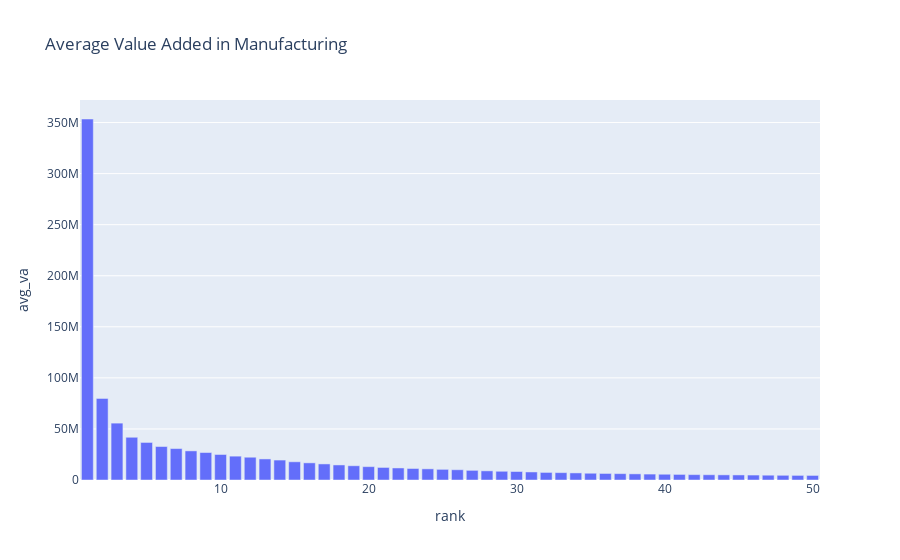

The cell this chart's notebook holds for it:
### Code cell
## average value added of top 50 firms in manu 

temp = pd.DataFrame()
rank_li = []
avg_va_li = []

for i in range(101):
    rank_li.append(i)
    avg_va_li.append(df.loc[(df['industry'] == 2) & (df['rank_a'] == i)]['va'].mean())

temp['rank'] = rank_li
temp['avg_va'] = avg_va_li
temp = temp[temp['rank'] != 0]

fig = px.bar(temp[:50], x = "rank", y = "avg_va", title="Average Value Added in Manufacturing")
fig.show()

### Figure 1 — Plotly figure (JSON) as saved in the notebook; plotly's stock layout.template omitted (floating-point values rounded to 4 significant figures)
{"data": [{"alignmentgroup": "True", "hovertemplate": "rank=%{x}<br>avg_va=%{y}<extra></extra>", "legendgroup": "", "marker": {"color": "#636efa", "pattern": {"shape": ""}}, "name": "", "offsetgroup": "", "orientation": "v", "showlegend": false, "textposition": "auto", "type": "bar", "x": [1, 2, 3, 4, 5, 6, 7, 8, 9, 10, 11, 12, 13, 14, 15, 16, 17, 18, 19, 20, 21, 22, 23, 24, 25, 26, 27, 28, 29, 30, 31, 32, 33, 34, 35, 36, 37, 38, 39, 40, 41, 42, 43, 44, 45, 46, 47, 48, 49, 50], "xaxis": "x", "y": [353500000.0, 79900000.0, 55680000.0, 41840000.0, 36770000.0, 32780000.0, 30780000.0, 28510000.0, 26900000.0, 24980000.0, 23360000.0, 22290000.0, 20620000.0, 19520000.0, 17830000.0, 16790000.0, 15740000.0, 14740000.0, 13950000.0, 13070000.0, 12290000.0, 11790000.0, 11270000.0, 10921466, 10430000.0, 10050000.0, 9440000.0, 8957000.0, 8543000.0, 8325000.0, 7875000.0, 7414000.0, 7211000.0, 6931000.0, 6624000.0, 6402000.0, 6223585, 5998000.0, 5800000.0, 5634000.0, 5465000.0, 5263000.0, 5141000.0, 5037000.0, 4953000.0, 4841000.0, 4696000.0, 4601000.0, 4505065, 4462000.0], "yaxis": "y"}], "layout": {"barmode": "relative", "legend": {"tracegroupgap": 0}, "title": {"text": "Average Value Added in Manufacturing"}, "xaxis": {"anchor": "y", "domain": [0, 1], "title": {"text": "rank"}}, "yaxis": {"anchor": "x", "domain": [0, 1], "title": {"text": "avg_va"}}}}
